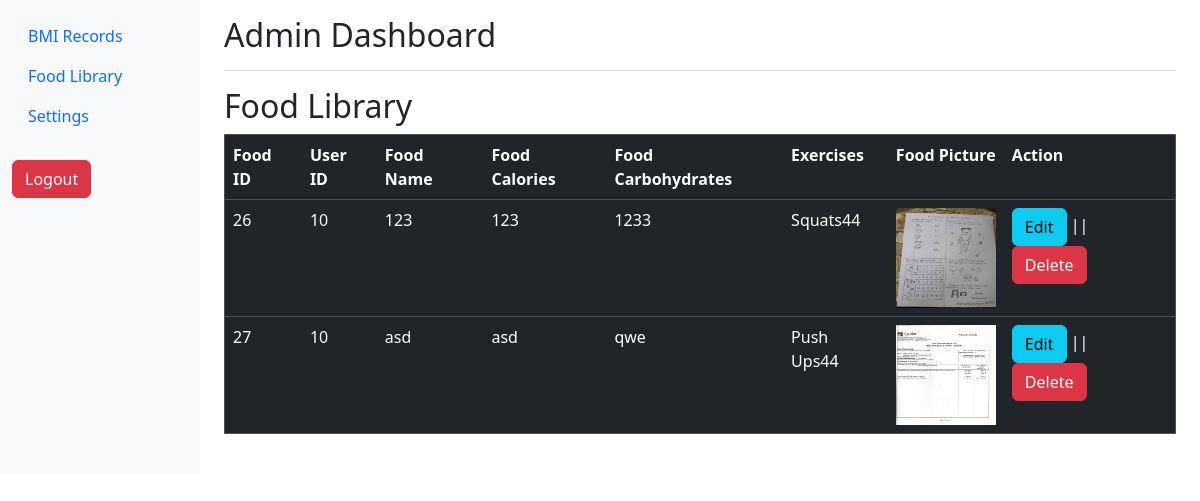
Before: /admin_foodlibrary.php (signed in) with the older database file.
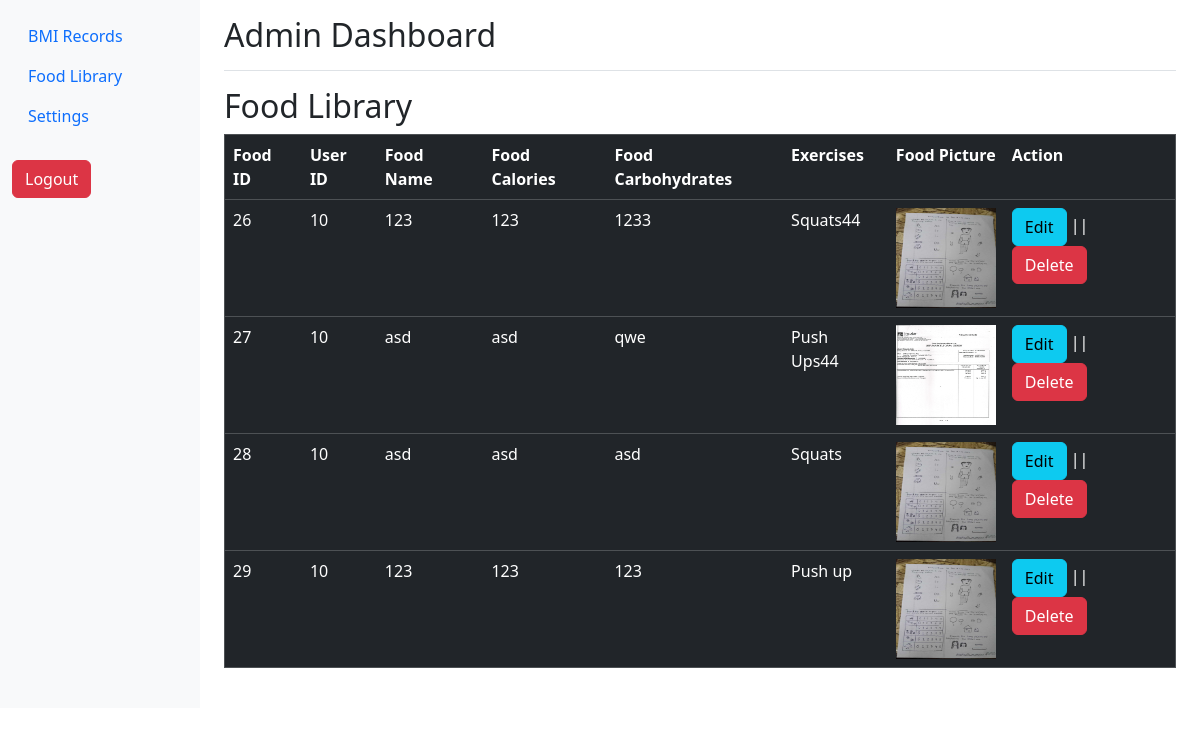
After: the same page with the newer database file.
### tables this page shows
CREATE TABLE `food_library` (
  `food_id` int(11) NOT NULL,
  `user_id` int(11) NOT NULL,
  `food_name` varchar(20) NOT NULL,
  `food_calories` varchar(20) NOT NULL,
  `food_carbohydrates` varchar(20) NOT NULL,
  `exercise` varchar(255) NOT NULL,
  `food_picture` varchar(255) NOT NULL
);

### admin_foodlibrary.php (the view, shortened to what this page needs)
<?php require 'connection.php';?>
<!DOCTYPE html>
<html lang="en">
<head>
    <link rel="stylesheet" href="bootstrap.css">
</head>
<body>
<div class="container-fluid">
        <div class="row">
            <nav id="sidebarMenu" class="col-md-3 col-lg-2 d-md-block bg-light sidebar collapse">
                <div class="position-sticky pt-3">
                    <ul class="nav flex-column">
                        <li class="nav-item">
                            <a class="nav-link" href="admin-dashboard.php">
                                BMI Records
                            </a>
                        </li>
                        <li class="nav-item">
                            <a class="nav-link" href="admin_foodlibrary.php">
                                Food Library
                            </a>
                        </li>
                        <li class="nav-item">
                            <a class="nav-link" href="#">
                                Settings
                            </a>
                        </li>
                        <form action="" method="POST"><br>
	<button type="submit" name="logout" value="logout" class="btn btn-danger"  onclick="return confirm('Are you sure you want to logout?')">Logout</button>
    </form>
                    </ul>
                </div>
            </nav>
            <main class="col-md-9 ms-sm-auto col-lg-10 px-md-4">
                <div class="d-flex justify-content-between flex-wrap flex-md-nowrap align-items-center pt-3 pb-2 mb-3 border-bottom">
                    <h1 class="h2">Admin Dashboard</h1>
                </div>
<table border="1" class="table table-dark">
	<b>
	<h2>Food Library</h2>
		<th>Food ID</th>
		<th>User ID</th>
		<th>Food Name</th>
		<th>Food Calories</th>
		<th>Food Carbohydrates</th>
        <th>Exercises</th>
		<th>Food Picture</th>
		<th>Action</th>
        <?php
        $sql = "SELECT * FROM food_library";
        $result = $conn->query($sql);
	if($result->num_rows > 0){
		while($row = $result -> fetch_assoc()){
			echo "<tr>";
			echo "<td>".$row["food_id"]."</td>";
			echo "<td>".$row["user_id"]."</td>";
			echo "<td>".$row["food_name"]."</td>";
			echo "<td>".$row["food_calories"]."</td>";
			echo "<td>".$row["food_carbohydrates"]."</td>";
            echo "<td>".$row["exercise"]."</td>";
			echo "<td><img src='" .$row['food_picture'] . "' width='100' height='100'></td>";
			echo "<td><a href='adminfoodlibrary.php?food_id=".$row["food_id"]."'  class='btn btn-info'>Edit</a> || <a href='deleteadmin.php?food_id=".$row["food_id"]."'  class='btn btn-danger'>Delete</a></td>";
			echo "</tr>";
		}
	} else{
		echo "<tr><td colspan = '7'> No records found</td></tr>";
	}
?>
</table>
<br>
</body>
</html>

Changed rows visible on the page:
added food_library: food_id "28", user "10", food_name "asd", food_calories "asd", food_carbohydrates "asd", exercise "Squats", food_picture (picture)
added food_library: food_id "29", user "10", food_name "123", food_calories "123", food_carbohydrates "123", exercise "Push up", food_picture (picture)
